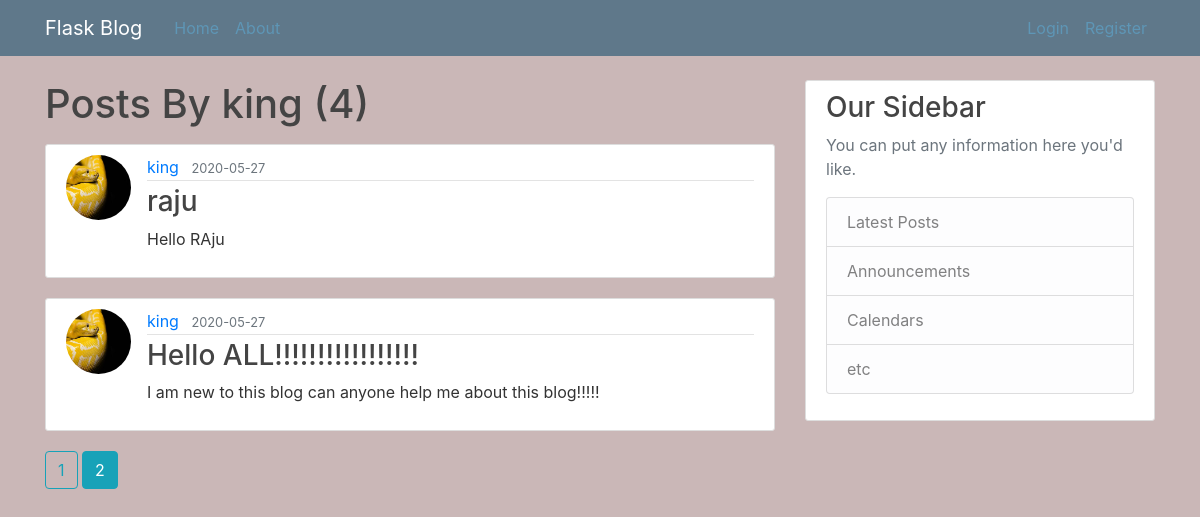
Screenshot of /user/king?page=2 with the database file from the repository.
### flaskblog/models.py (models this page shows, shortened)
class User(db.Model, UserMixin):
    id = db.Column(db.Integer, primary_key=True)
    username = db.Column(db.String(20), unique=True, nullable=False)
    email = db.Column(db.String(120), unique=True, nullable=False)
    image_file = db.Column(db.String(20), nullable=False, default='default.jpg')
    password = db.Column(db.String(60), nullable=False)
    posts = db.relationship('Posti', backref='author', lazy=True)
    ''' Author is backreference which helps to get entire info of user and its attributes###
    why we use 'backref', 'relationship'-->more on
    https://hackingandslacking.com/managing-relationships-in-sqlalchemy-data-models-effe9d1c8975'''

class Posti(db.Model):
    id = db.Column(db.Integer, primary_key=True)
    title = db.Column(db.String(100), nullable=False)
    date_posted = db.Column(db.DateTime, nullable=False, default=datetime.utcnow)
    content = db.Column(db.Text, nullable=False)
    user_id = db.Column(db.Integer, db.ForeignKey('user.id'), nullable=False)

### flaskblog/routes.py (the view)
@app.route("/user/<string:username>")
def user_post(username):
    page = request.args.get('page',1,type=int)
    user = User.query.filter_by(username=username).first_or_404()
    posts = Posti.query.filter_by(author = user)\
        .order_by(Posti.date_posted.desc())\
            .paginate( page=page, per_page=2)
    return render_template('user_posts.html', user = user, posts=posts)

### flaskblog/templates/user_posts.html
{% extends 'layout.html' %}
{% block content %}
<h1 class="mb-3">Posts By {{ user.username }} ({{ posts.total }})</h1>
    {% for post in posts.items %}
        <article class="media content-section">
            <img class="rounded-circle article-img" src="{{ url_for('static', filename='profile_pics/') + post.author.image_file }}" alt="author image">
            <div class="media-body">
                <div class="article-metadata">
                    <a class="mr-2" href="{{ url_for('user_post',  username = post.author.username) }}">{{ post.author.username }}</a>
                    <small class="text-muted">{{ post.date_posted.strftime('%Y-%m-%d') }}</small>
                </div>
                <h3><a class="article-title" href="{{ url_for('post', post_id=post.id) }}">{{ post.title }}</a></h3>
                <p class="article-content">{{ post.content }}</p>
            </div>
        </article>
    {% endfor %}
    {% for page_num in posts.iter_pages(left_edge=1, right_edge=1, left_current=1, right_current=3) %}
      {% if page_num %}
        {% if posts.page == page_num %}
          <a class="btn btn-info mb-4" href="{{ url_for('user_post',username=user.username, page=page_num) }}">{{ page_num }}</a>
        {% else %}
          <a class="btn btn-outline-info mb-4" href="{{ url_for('user_post',username=user.username, page=page_num) }}">{{ page_num }}</a>
        {% endif %}
      {% else %}
        ....
      {% endif %}
    {% endfor %}
{% endblock content %}

### flaskblog/static/main.css (style rules this page uses)
body { background: #cab7b7; color: #333333; margin-top: 5rem; }
h1, h2, h3, h4, h5, h6 { color: #444444; }
.content-section { background: #ffffff; padding: 10px 20px; border: 1px solid #dddddd; border-radius: 3px; margin-bottom: 20px; }
.article-title { color: #444444; }
.article-content { white-space: pre-line; }
.article-img { height: 65px; width: 65px; margin-right: 16px; }
.article-metadata { padding-bottom: 1px; margin-bottom: 4px; border-bottom: 1px solid #e3e3e3 }

### rows the page displays
User: username "king"
Posti: image_file (placeholder picture), author.username "king", date_posted "2020-05-27", title "raju", content "Hello RAju"
Posti: image_file (placeholder picture), author.username "king", date_posted "2020-05-27", title "Hello ALL!!!!!!!!!!!!!!!!!", content "I am new to this blog can anyone help me about this blog!!!!!"

### other values shown
{{ posts.total }} "4"
{{ page_num }} "1"
{{ page_num }} "2"
